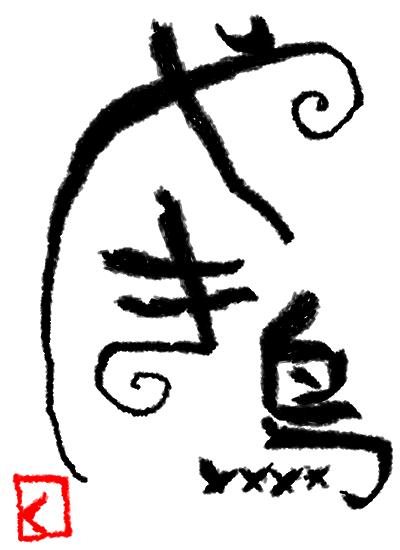
#> input picture test.png, 400 x 550 px
$ jupyter execute resize.ipynb
#> lines starting #> are read from the running program, lines starting #| are printed output that depends on the picture
[cell 1]
import matplotlib.pyplot as plt
import cv2

# 画像を読み込む
img = cv2.imread("test.png")
#> img is the input picture: shape (550, 400, 3); mean B, G, R 209, 209, 211
# 画像をリサイズ
im2 = cv2.resize(img, (600, 300))
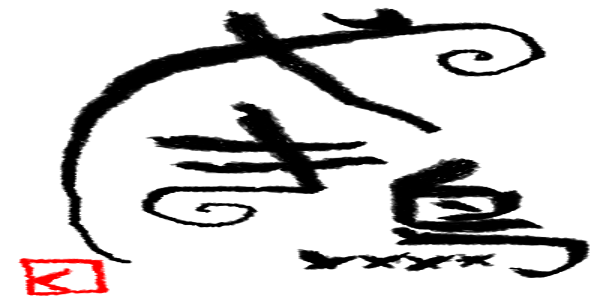
#> im2: shape (300, 600, 3); mean B, G, R 209, 209, 210.9
# リサイズした画像を保存
cv2.imwrite("out-resize.png", im2)

# 画像を表示
plt.imshow(cv2.cvtColor(im2, cv2.COLOR_BGR2RGB))
plt.show()


$ run again, with daruma2.png copied over test.png
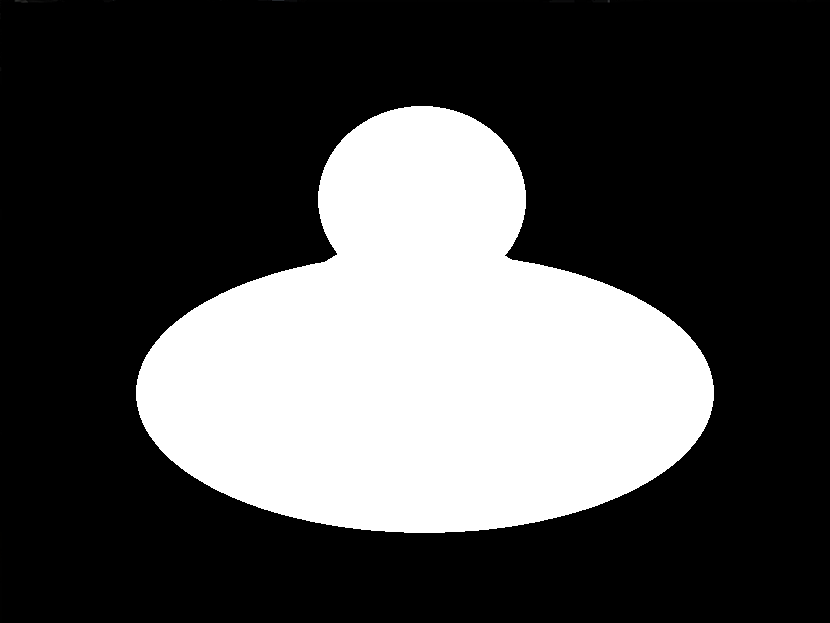
#> input picture daruma2.png, 830 x 623 px
#> img is the input picture: shape (623, 830, 3); mean B, G, R 75.6, 75.6, 75.6
#> `im2 = cv2.resize(img, (600, 300))`:
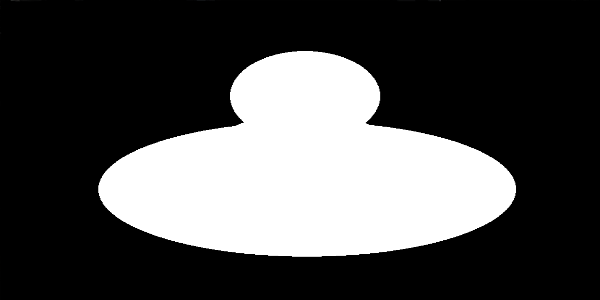
#> im2: shape (300, 600, 3); mean B, G, R 75.6, 75.6, 75.6
